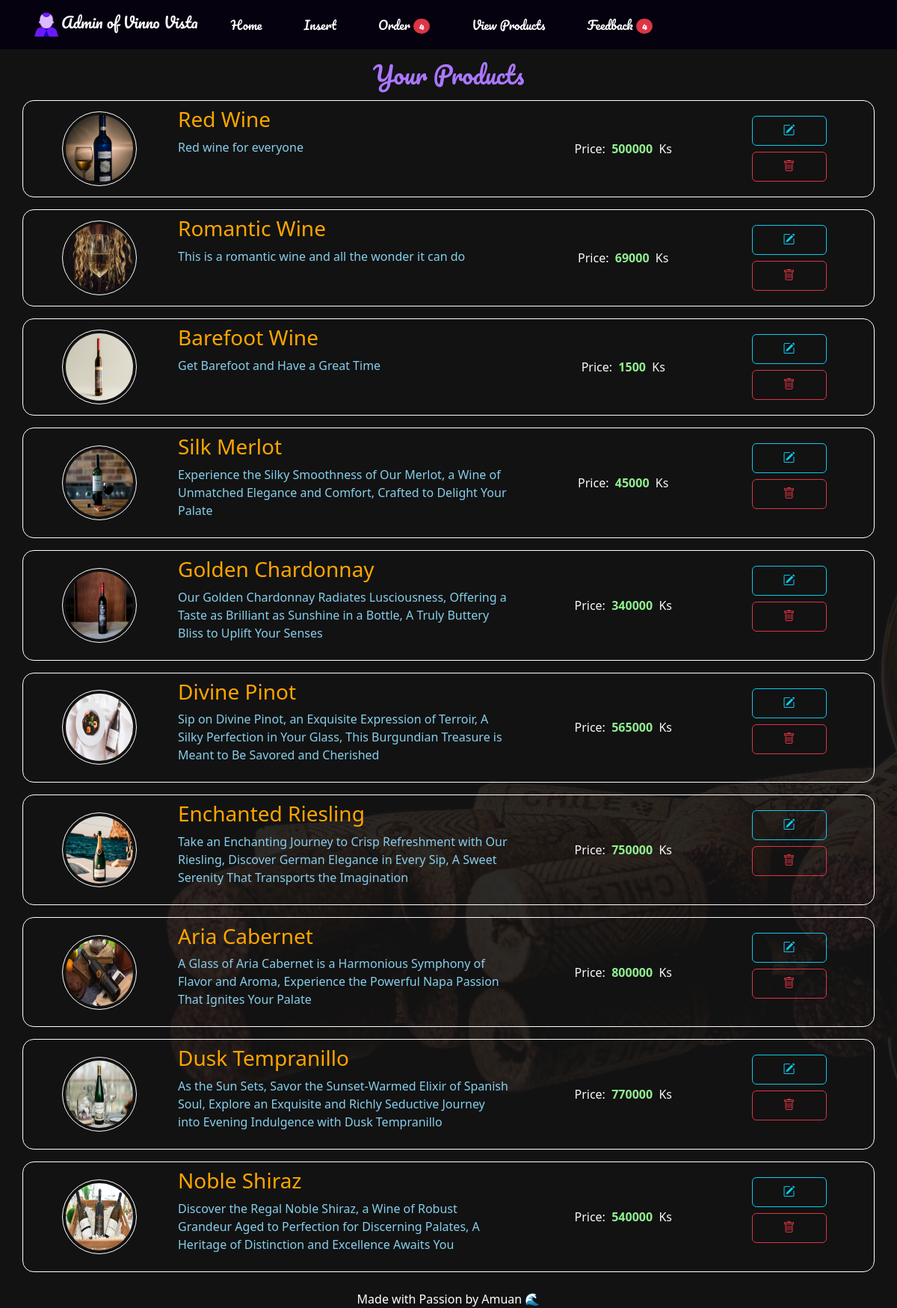
The page /admin/productview.php (signed in) on the database its author committed.
### tables this page shows
CREATE TABLE IF NOT EXISTS `productupload` (
  `p_id` int(11) NOT NULL AUTO_INCREMENT,
  `name` char(50) NOT NULL,
  `info` varchar(1000) NOT NULL,
  `price` varchar(255) NOT NULL,
  `images` varchar(255) NOT NULL,
  `likes` varchar(255) NOT NULL,
  PRIMARY KEY (`p_id`)
);

### admin/productview.php (the view, shortened to what this page needs)
<?php
if($_SESSION['admin']!=1){
    header('location:index.php');
}else{
?>
<?php
$query = "SELECT * FROM productupload";
$result = mysql_query($query);
?>
 <?php include('templates/header.php'); ?>
 <link rel="stylesheet" href="CSS/view.css">
 <link rel="stylesheet" href="https://cdnjs.cloudflare.com/ajax/libs/bootstrap-icons/1.11.1/font/bootstrap-icons.min.css" />
  <h2 class="text-light text-center font animate__animated animate__zoomIn"><font color='#AA77FF'>Your Products</font></h2>
<div class="container ">
<?php  while ($arr = mysql_fetch_array($result)) {
    $i = $arr['images'];
   $id = $arr['p_id'];
 ?>
  <div class="text-light my-3 p-2 row inside-box animate__animated animate__fadeInDown">
     <div class=" col-md-2  d-flex justify-content-center  align-items-center" >
      <img src="./uploadedImages/<?php echo $i; ?>" class="rounded-circle img" width="100" height="100" alt="">
     </div>
     <div class=" col-md-5">
      <h3><font color='orange'><?php echo $arr['name']; ?></font></h3>
      <p><font color='skyblue'><?php echo $arr['info']; ?></font> </p>
     </div>
     <div class=" d-flex justify-content-center align-items-center col-md-3">
      Price: &nbsp;<b><font color='lightgreen'> <?php echo $arr['price']; ?></font></b> &nbsp;  Ks
     </div>
     <div class="col-md-2    row p-2" >
      <div class='text-center'>
      <a href="update.php?id=<?php echo $id; ?>" class='btn btn-outline-info my-1 alink'    style="width:100px; height:40px;"> <i class="bi bi-pencil-square"></i> </a>
      <a href="deleteproduct.php?id=<?php echo $id; ?>" class='btn btn-outline-danger my-1 alink delete'  style="width:100px; height:40px;"> <i class="bi bi-trash"></i> </a>
      </div>
     </div>
  </div>
  <?php } ?>
</div>
<?php include('templates/footer.php');
}?>

### admin/CSS/style.css (style rules this page uses)
.font { font-family: 'Pacifico', cursive; color: white !important; }
body { background-image: url('../admin-img/admin-wine.png'); background-size: cover; background-attachment: fixed; }
:root { --animate-delay: 3s !important; }

### admin/CSS/view.css (style rules this page uses)
.inside-box { border: 1px solid white; border-radius: 15px; }
.img { border: 1px solid white; padding: 4px; }
body { background-image: url('../admin-img/wpp-bg2.jpg') !important; }

### rows shown on the page
productupload: images (picture), name "Red Wine", info "Red wine for everyone", price "500000"
productupload: images (picture), name "Romantic Wine", info "This is a romantic wine and all the wonder it can do", price "69000", $id 4 (drawn)
productupload: images (picture), name "Barefoot Wine", info "Get Barefoot and Have a Great Time", price "1500"
productupload: images (picture), name "Silk Merlot", info "Experience the Silky Smoothness of Our Merlot, a Wine of Unmatched Elegance and Comfort, Crafted to Delight Your Palate", price "45000"
productupload: images (picture), name "Golden Chardonnay", info "Our Golden Chardonnay Radiates Lusciousness, Offering a Taste as Brilliant as Sunshine in a Bottle, A Truly Buttery Bliss to Uplift Your Senses", price "340000"
productupload: images (picture), name "Divine Pinot", info "Sip on Divine Pinot, an Exquisite Expression of Terroir, A Silky Perfection in Your Glass, This Burgundian Treasure is Meant to Be Savored and Cherished", price "565000"
productupload: images (picture), name "Enchanted Riesling", info "Take an Enchanting Journey to Crisp Refreshment with Our Riesling, Discover German Elegance in Every Sip, A Sweet Serenity That Transports the Imagination", price "750000"
productupload: images (picture), name "Aria Cabernet", info "A Glass of Aria Cabernet is a Harmonious Symphony of Flavor and Aroma, Experience the Powerful Napa Passion That Ignites Your Palate", price "800000", $id 10 (drawn)
productupload: images (picture), name "Dusk Tempranillo", info "As the Sun Sets, Savor the Sunset-Warmed Elixir of Spanish Soul, Explore an Exquisite and Richly Seductive Journey into Evening Indulgence with Dusk Tempranillo", price "770000"
productupload: images (picture), name "Noble Shiraz", info "Discover the Regal Noble Shiraz, a Wine of Robust Grandeur Aged to Perfection for Discerning Palates, A Heritage of Distinction and Excellence Awaits You", price "540000"

### other values the page prints
$ocount "4"
$fcount "4"
